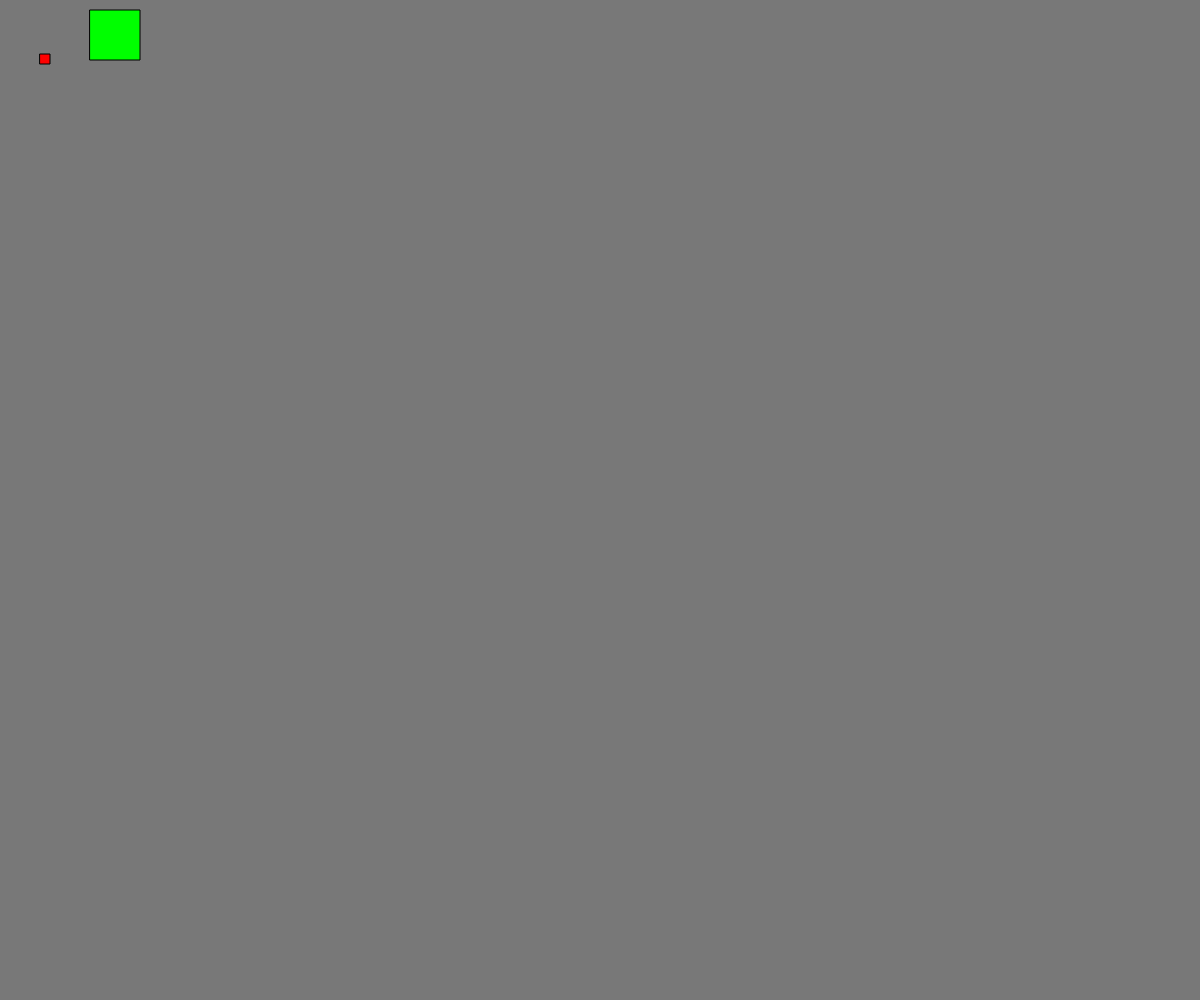
Frame 1 (no input)
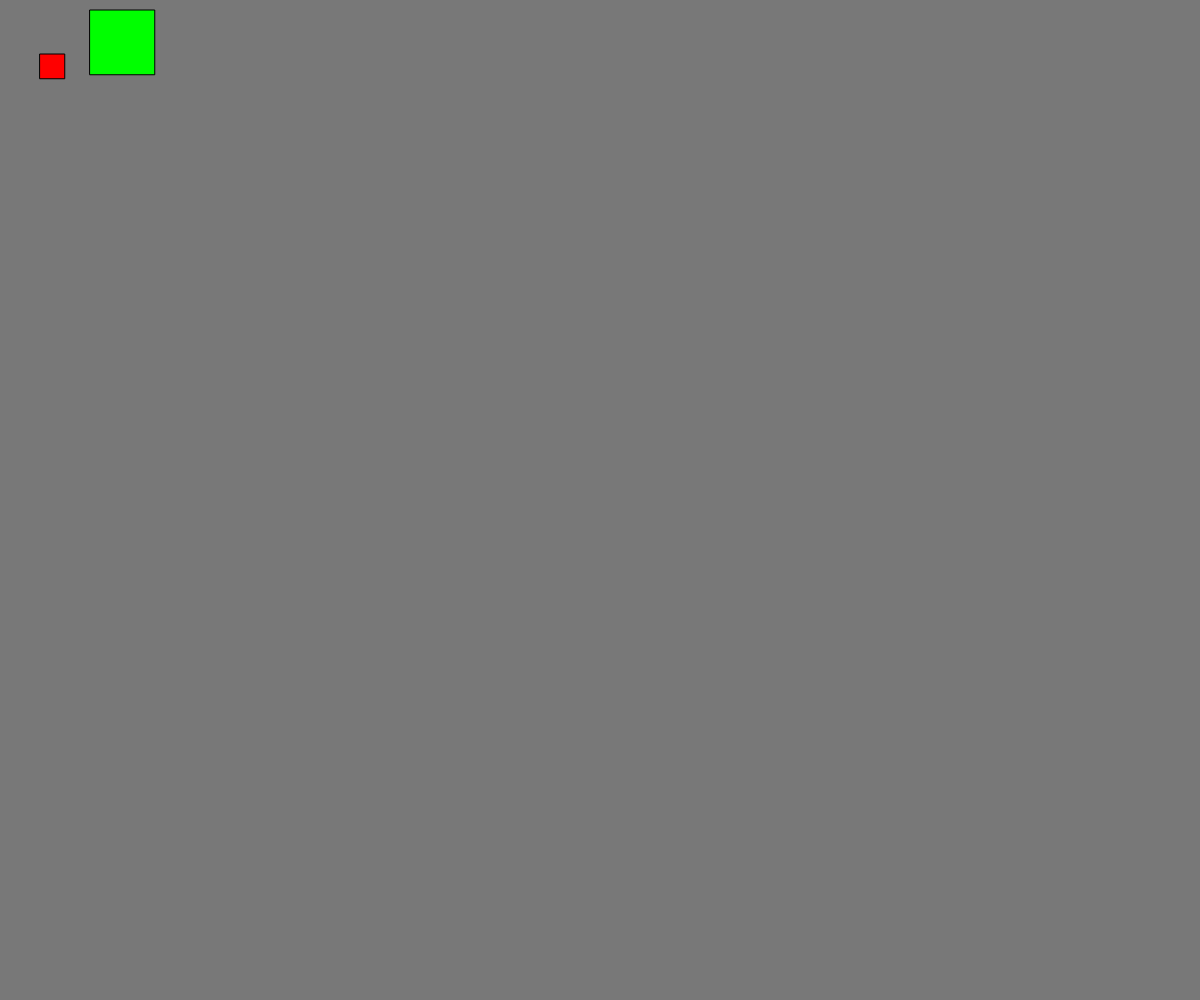
Frame 60 (no input)
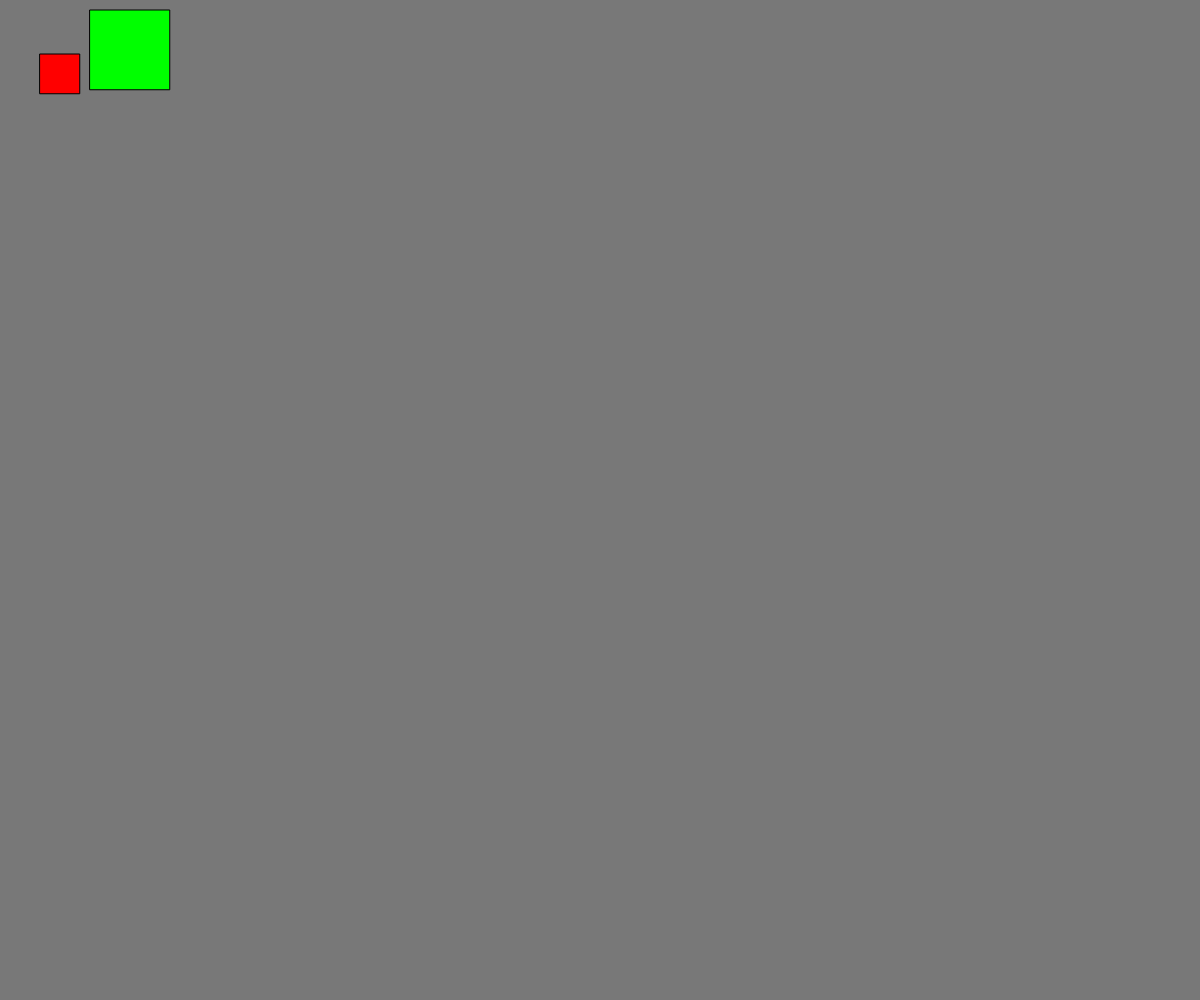
Frame 120 (the mouse pressed at the canvas centre since frame 60)

The p5.js sketch that drew these frames (run headless with seeded random() and noise() and a simulated clock; from frame 60 on, the mouse is pressed at the canvas centre):

// p5.js sketch
// ── sketch.js
var myShape1;
var myShape2;
var myShape3;

function preload() {
}

function setup() {
	createCanvas(windowWidth, windowHeight);
	myShape1 = new Shape(40, 54, 10, 40, color(255, 0, 0));
	myShape2 = new Shape(90, 10, 50, 80, color(0, 255, 0));
}

function draw() {
	background(120, 120, 120);

	// first ball
	myShape1.display();
  	myShape1.animate();
  	// second ball
	myShape2.display();
  	myShape2.animate();
}

function Shape(x, y, min_size, max_size, color) {
	this.x = x;
	this.y = y;
	this.size = min_size;
	this.color = color;
	this.grow = 0.25;

	this.animate = function() {
		if (this.size > max_size || this.size < min_size) {
			this.grow *= -1;
		}
		this.size += this.grow;
	}

	this.display = function() {
		fill(this.color);
		rect(this.x, this.y, this.size, this.size);
	}
}
// ── array.js
var myArray = [];
var ballArray = [];

function preload() {
}

function setup() {
	createCanvas(windowWidth, windowHeight);
	myArray[0] = 3;
	myArray[1] = 7;

	ball1 = new Ball(200, 200);
	ball1.display();

	ballArray[0] = new Ball(100, 200);
	ballArray[0].display();
}

function draw() {
}

function Ball(x, y) {
	this.x = x;
	this.y = y;

	this.display = function() {
		rect(this.x, this.y, this.size, this.size);
	}
}
